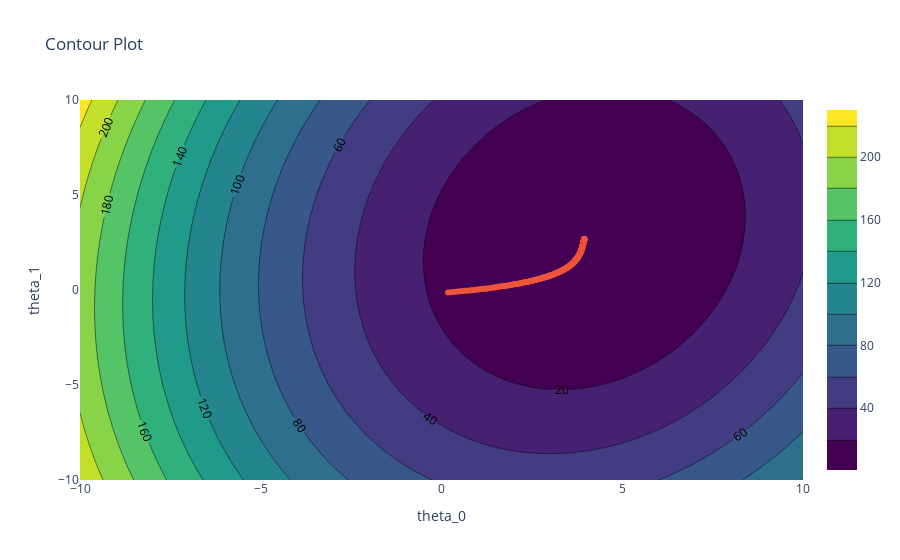

The cell this chart's notebook holds for it:
### Code cell
# make an animation using any python library for the contour plots for different epochs  for visualisation of optimisation process. Show the gradient descent path in the plot. Take all things from previous code like dataset and all.
# Define the model
class LinearRegression(nn.Module):
    def __init__(self):
        super(LinearRegression, self).__init__()
        self.linear = nn.Linear(1, 1)

    def forward(self, x):
        return self.linear(x)
    
# Define the loss function
criterion = nn.MSELoss()
# Define the optimizer
model = LinearRegression()
optimizer = optim.SGD(model.parameters(), lr=0.01)

# Train the model
num_epochs = 1000
losses = []
theta_0s = []
theta_1s = []
for epoch in range(num_epochs):
    inputs = Variable(torch.from_numpy(x1).float().view(-1, 1))
    labels = Variable(torch.from_numpy(y).float().view(-1, 1))

    optimizer.zero_grad()
    outputs = model(inputs)
    loss = criterion(outputs, labels)
    loss.backward()
    optimizer.step()
    losses.append(loss.item())
    theta_0s.append(model.linear.bias.item())
    theta_1s.append(model.linear.weight.item())
    
# Create a meshgrid for the parameters
theta_0 = np.linspace(-10, 10, 100)
theta_1 = np.linspace(-10, 10, 100)
theta_0, theta_1 = np.meshgrid(theta_0, theta_1)
Z = np.zeros(theta_0.shape)
for i in range(len(theta_0)):
    for j in range(len(theta_0)):
        Z[i, j] = np.mean((y - (theta_1[i, j]*x1 + theta_0[i, j]))**2)
        
# Create the contour plot
fig = go.Figure()
fig.add_trace(go.Contour(x=theta_0[0], y=theta_1[:, 0], z=Z, colorscale='Viridis', contours=dict(showlabels=True)))
fig.add_trace(go.Scatter(x=theta_0s, y=theta_1s, mode='lines+markers', name='Gradient Descent Path'))
fig.update_layout(title='Contour Plot', xaxis_title='theta_0', yaxis_title='theta_1')
fig.show()

### Figure 1 — Plotly figure (JSON) as saved in the notebook; plotly's stock layout.template omitted (floating-point values rounded to 4 significant figures; data arrays with more than 128 entries replaced by an {"elided": "..."} marker saying what was removed)
{"data": [{"colorscale": [[0, "#440154"], [0.1111, "#482878"], [0.2222, "#3e4989"], [0.3333, "#31688e"], [0.4444, "#26828e"], [0.5556, "#1f9e89"], [0.6667, "#35b779"], [0.7778, "#6ece58"], [0.8889, "#b5de2b"], [1, "#fde725"]], "contours": {"showlabels": true}, "type": "contour", "x": [-10, -9.798, -9.596, -9.394, -9.192, -8.99, -8.788, -8.586, -8.384, -8.182, -7.98, -7.778, -7.576, -7.374, -7.172, -6.97, -6.768, -6.566, -6.364, -6.162, -5.96, -5.758, -5.556, -5.354, -5.152, -4.949, -4.747, -4.545, -4.343, -4.141, -3.939, -3.737, -3.535, -3.333, -3.131, -2.929, -2.727, -2.525, -2.323, -2.121, -1.919, -1.717, -1.515, -1.313, -1.111, -0.9091, -0.7071, -0.5051, -0.303, -0.101, 0.101, 0.303, 0.5051, 0.7071, 0.9091, 1.111, 1.313, 1.515, 1.717, 1.919, 2.121, 2.323, 2.525, 2.727, 2.929, 3.131, 3.333, 3.535, 3.737, 3.939, 4.141, 4.343, 4.545, 4.747, 4.949, 5.152, 5.354, 5.556, 5.758, 5.96, 6.162, 6.364, 6.566, 6.768, 6.97, 7.172, 7.374, 7.576, 7.778, 7.98, 8.182, 8.384, 8.586, 8.788, 8.99, 9.192, 9.394, 9.596, 9.798, 10], "y": [-10, -9.798, -9.596, -9.394, -9.192, -8.99, -8.788, -8.586, -8.384, -8.182, -7.98, -7.778, -7.576, -7.374, -7.172, -6.97, -6.768, -6.566, -6.364, -6.162, -5.96, -5.758, -5.556, -5.354, -5.152, -4.949, -4.747, -4.545, -4.343, -4.141, -3.939, -3.737, -3.535, -3.333, -3.131, -2.929, -2.727, -2.525, -2.323, -2.121, -1.919, -1.717, -1.515, -1.313, -1.111, -0.9091, -0.7071, -0.5051, -0.303, -0.101, 0.101, 0.303, 0.5051, 0.7071, 0.9091, 1.111, 1.313, 1.515, 1.717, 1.919, 2.121, 2.323, 2.525, 2.727, 2.929, 3.131, 3.333, 3.535, 3.737, 3.939, 4.141, 4.343, 4.545, 4.747, 4.949, 5.152, 5.354, 5.556, 5.758, 5.96, 6.162, 6.364, 6.566, 6.768, 6.97, 7.172, 7.374, 7.576, 7.778, 7.98, 8.182, 8.384, 8.586, 8.788, 8.99, 9.192, 9.394, 9.596, 9.798, 10], "z": {"elided": "100x100 float values"}}, {"mode": "lines+markers", "name": "Gradient Descent Path", "type": "scatter", "x": {"elided": "1000 float values"}, "y": {"elided": "1000 float values"}}], "layout": {"title": {"text": "Contour Plot"}, "xaxis": {"title": {"text": "theta_0"}}, "yaxis": {"title": {"text": "theta_1"}}}}
